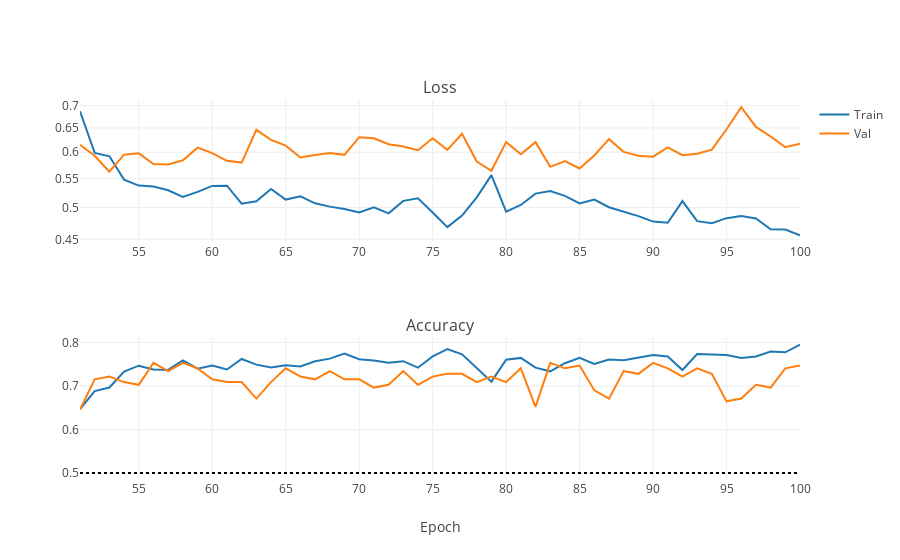

Source (notebook cell):
### Markdown cell above
Then, we add rotation by up to 90 degrees left and right.

### Code cell
iplot(plot_training_stats(NNs_path + "/AlexNet_logs/5_augmented_zoom-rotate.log"))
